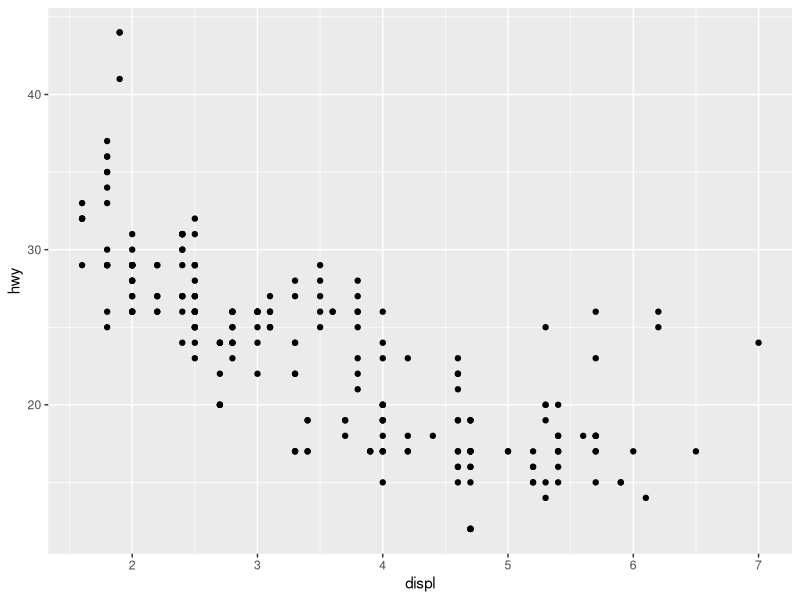
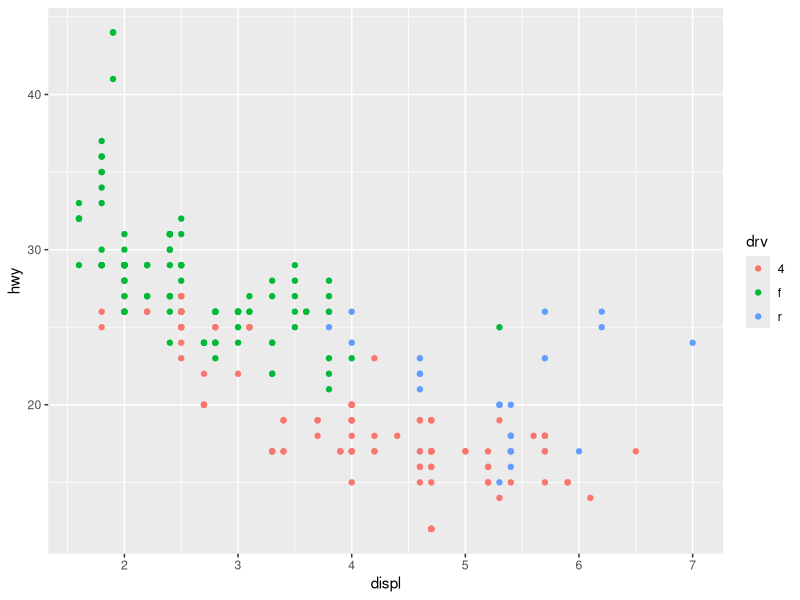
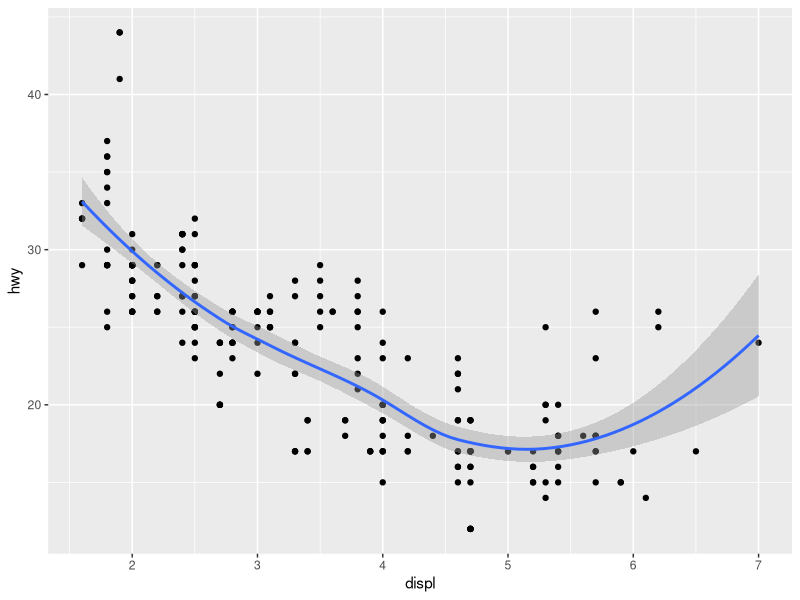
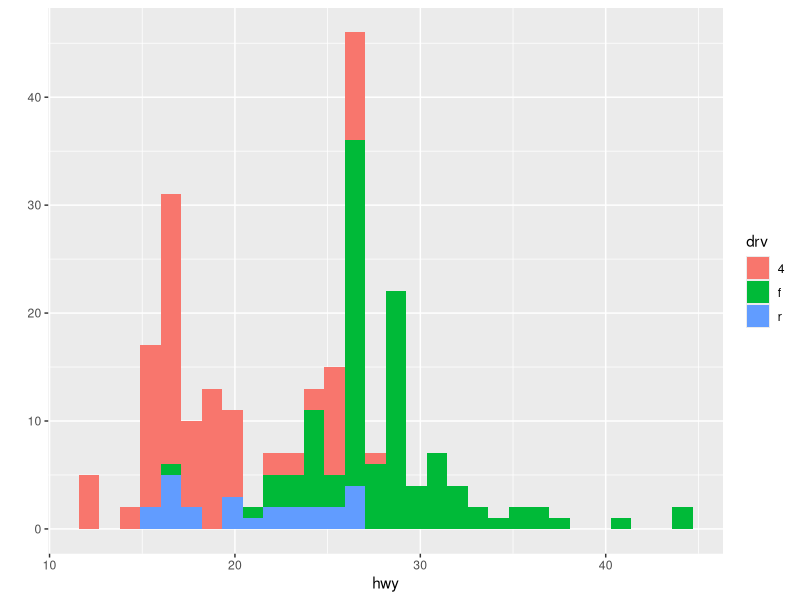
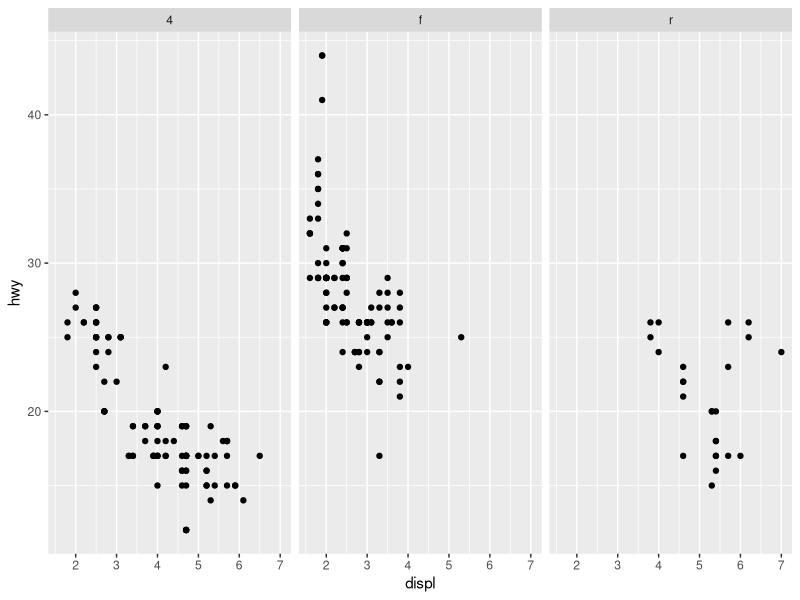
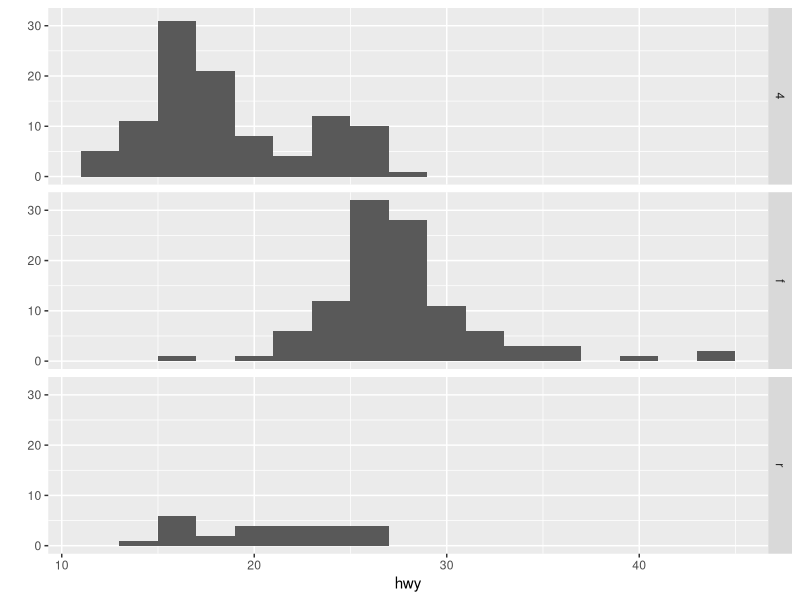
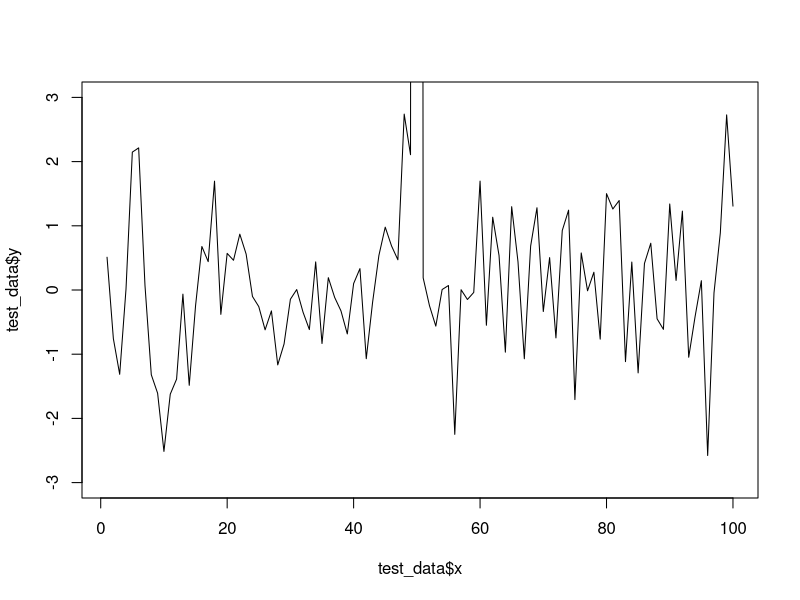
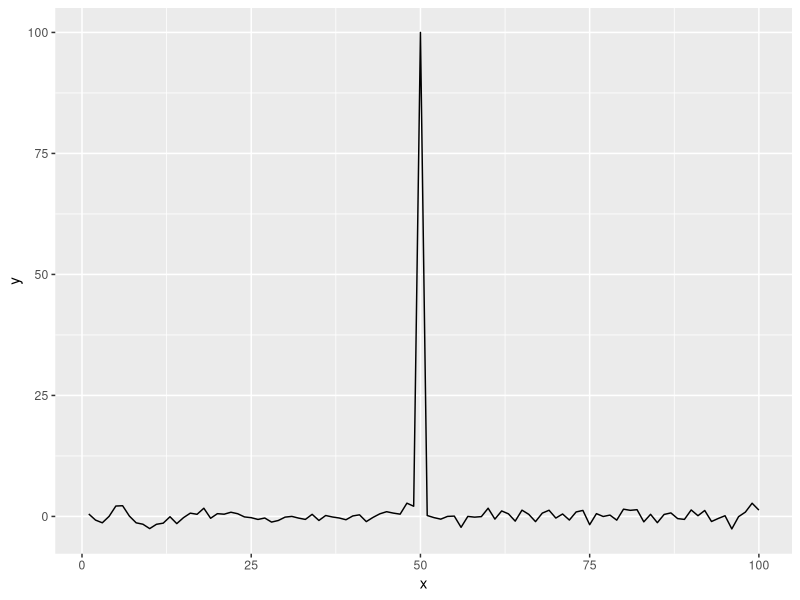

Recreate these plots in R, in order.
            ### qplot ###

# qplot always looks for data frame
# factors indicating subsets should be labeled
library(ggplot2)
str(mpg)

# scatterplot
qplot(displ, hwy, data = mpg)
qplot(displ, hwy, data = mpg, color = drv)
qplot(displ, hwy, data = mpg, geom = c('point', 'smooth'))

# histogram
qplot(hwy, data = mpg, fill = drv)

# facets
# variable on the right-hand side specifies columns
qplot(displ, hwy, data = mpg, facets = .~drv)
qplot(hwy, data = mpg, facets = drv~., binwidth = 2)


            ### basic components of ggplot2 plot ###
# data frame
# aestetic mappings - how data are mapped to color, size
# geoms - objects like points, lines, shapes
# facets - for conditional plotting
# stats - statistical transformations
# scales - what scale aestetic maps uses
# coordinate system

            ### axis limits ###
# base
test_data <- data.frame(x = 1:100, y = rnorm(100))
test_data[50, 2] <- 100 # outlier
plot(test_data$x, test_data$y, type = 'l', ylim = c(-3, 3))

# ggplot
g <- ggplot(test_data, aes(x = x, y = y))
g + geom_line()
g + geom_line() + ylim(-3, 3) # exludes outliers! creates a subset
g + geom_line() + coord_cartesian(ylim = c(-3, 3)) # outliers included
